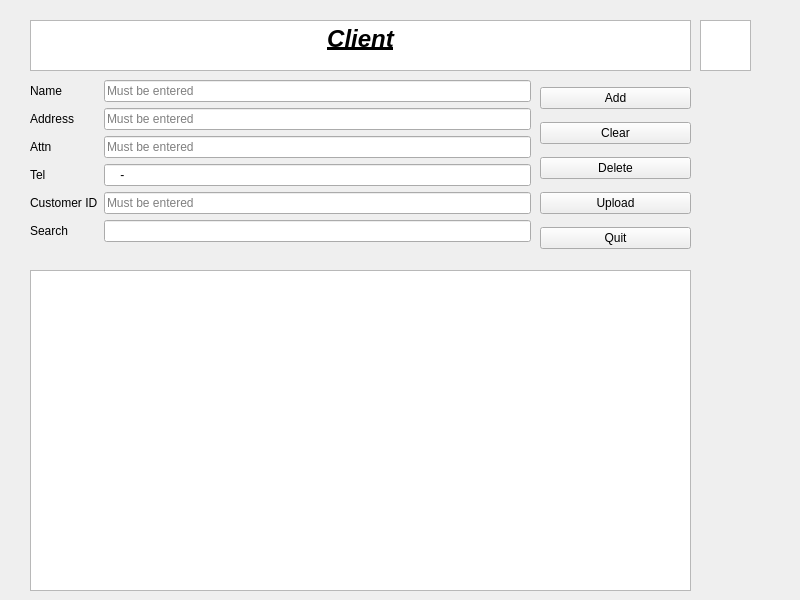
<?xml version="1.0" encoding="UTF-8"?>
<ui version="4.0">
 <class>client</class>
 <widget class="QWidget" name="client">
  <property name="geometry">
   <rect>
    <x>0</x>
    <y>0</y>
    <width>800</width>
    <height>600</height>
   </rect>
  </property>
  <property name="minimumSize">
   <size>
    <width>800</width>
    <height>600</height>
   </size>
  </property>
  <property name="maximumSize">
   <size>
    <width>800</width>
    <height>600</height>
   </size>
  </property>
  <property name="windowTitle">
   <string>Form</string>
  </property>
  <widget class="QWidget" name="formLayoutWidget">
   <property name="geometry">
    <rect>
     <x>30</x>
     <y>80</y>
     <width>501</width>
     <height>181</height>
    </rect>
   </property>
   <layout class="QFormLayout" name="formLayout">
    <item row="0" column="0">
     <widget class="QLabel" name="nameLabel_2">
      <property name="text">
       <string>Name</string>
      </property>
     </widget>
    </item>
    <item row="0" column="1">
     <widget class="QLineEdit" name="name_LineEdit">
      <property name="placeholderText">
       <string>Must be entered</string>
      </property>
     </widget>
    </item>
    <item row="1" column="0">
     <widget class="QLabel" name="nameLabel">
      <property name="text">
       <string>Address</string>
      </property>
     </widget>
    </item>
    <item row="1" column="1">
     <widget class="QLineEdit" name="add_LineEdit">
      <property name="placeholderText">
       <string>Must be entered</string>
      </property>
     </widget>
    </item>
    <item row="2" column="0">
     <widget class="QLabel" name="costLabel">
      <property name="text">
       <string>Attn</string>
      </property>
     </widget>
    </item>
    <item row="2" column="1">
     <widget class="QLineEdit" name="att_LineEdit">
      <property name="enabled">
       <bool>true</bool>
      </property>
      <property name="placeholderText">
       <string>Must be entered</string>
      </property>
     </widget>
    </item>
    <item row="3" column="0">
     <widget class="QLabel" name="srpLabel">
      <property name="text">
       <string>Tel</string>
      </property>
     </widget>
    </item>
    <item row="3" column="1">
     <widget class="QLineEdit" name="tel_LineEdit">
      <property name="inputMask">
       <string>9999-9999</string>
      </property>
      <property name="placeholderText">
       <string>Must be entered</string>
      </property>
     </widget>
    </item>
    <item row="4" column="0">
     <widget class="QLabel" name="stockLabel">
      <property name="text">
       <string>Customer ID</string>
      </property>
     </widget>
    </item>
    <item row="4" column="1">
     <widget class="QLineEdit" name="ci_LineEdit">
      <property name="enabled">
       <bool>true</bool>
      </property>
      <property name="inputMask">
       <string>&gt;NNNNNNNNNNNNNNN</string>
      </property>
      <property name="placeholderText">
       <string>Must be entered</string>
      </property>
     </widget>
    </item>
    <item row="5" column="0">
     <widget class="QLabel" name="searchLabel">
      <property name="text">
       <string>Search</string>
      </property>
     </widget>
    </item>
    <item row="5" column="1">
     <widget class="QLineEdit" name="searchLineEdit"/>
    </item>
   </layout>
  </widget>
  <widget class="QWidget" name="verticalLayoutWidget">
   <property name="geometry">
    <rect>
     <x>540</x>
     <y>80</y>
     <width>151</width>
     <height>181</height>
    </rect>
   </property>
   <layout class="QVBoxLayout" name="verticalLayout">
    <item>
     <widget class="QPushButton" name="addbu">
      <property name="text">
       <string>Add</string>
      </property>
     </widget>
    </item>
    <item>
     <widget class="QPushButton" name="clearbu">
      <property name="text">
       <string>Clear</string>
      </property>
     </widget>
    </item>
    <item>
     <widget class="QPushButton" name="Deletebu">
      <property name="text">
       <string>Delete</string>
      </property>
     </widget>
    </item>
    <item>
     <widget class="QPushButton" name="uploadbu">
      <property name="text">
       <string>Upload</string>
      </property>
     </widget>
    </item>
    <item>
     <widget class="QPushButton" name="quitbu">
      <property name="text">
       <string>Quit</string>
      </property>
     </widget>
    </item>
   </layout>
  </widget>
  <widget class="QTextBrowser" name="producteditlabel">
   <property name="geometry">
    <rect>
     <x>30</x>
     <y>20</y>
     <width>661</width>
     <height>51</height>
    </rect>
   </property>
   <property name="html">
    <string>&lt;!DOCTYPE HTML PUBLIC &quot;-//W3C//DTD HTML 4.0//EN&quot; &quot;http://www.w3.org/TR/REC-html40/strict.dtd&quot;&gt;
&lt;html&gt;&lt;head&gt;&lt;meta name=&quot;qrichtext&quot; content=&quot;1&quot; /&gt;&lt;style type=&quot;text/css&quot;&gt;
p, li { white-space: pre-wrap; }
&lt;/style&gt;&lt;/head&gt;&lt;body style=&quot; font-family:'PMingLiU'; font-size:9pt; font-weight:400; font-style:normal;&quot;&gt;
&lt;p align=&quot;center&quot; style=&quot; margin-top:0px; margin-bottom:0px; margin-left:0px; margin-right:0px; -qt-block-indent:0; text-indent:0px;&quot;&gt;&lt;span style=&quot; font-size:18pt; font-weight:600; font-style:italic; text-decoration: underline;&quot;&gt;Client&lt;/span&gt;&lt;/p&gt;&lt;/body&gt;&lt;/html&gt;</string>
   </property>
  </widget>
  <widget class="QTreeView" name="treeView">
   <property name="geometry">
    <rect>
     <x>30</x>
     <y>270</y>
     <width>661</width>
     <height>321</height>
    </rect>
   </property>
  </widget>
  <widget class="QTextBrowser" name="idBrowser">
   <property name="geometry">
    <rect>
     <x>700</x>
     <y>20</y>
     <width>51</width>
     <height>51</height>
    </rect>
   </property>
   <property name="font">
    <font>
     <family>Arial</family>
     <pointsize>20</pointsize>
     <weight>75</weight>
     <bold>true</bold>
    </font>
   </property>
  </widget>
 </widget>
 <resources/>
 <connections>
  <connection>
   <sender>quitbu</sender>
   <signal>clicked()</signal>
   <receiver>client</receiver>
   <slot>close()</slot>
   <hints>
    <hint type="sourcelabel">
     <x>653</x>
     <y>241</y>
    </hint>
    <hint type="destinationlabel">
     <x>784</x>
     <y>260</y>
    </hint>
   </hints>
  </connection>
 </connections>
</ui>
